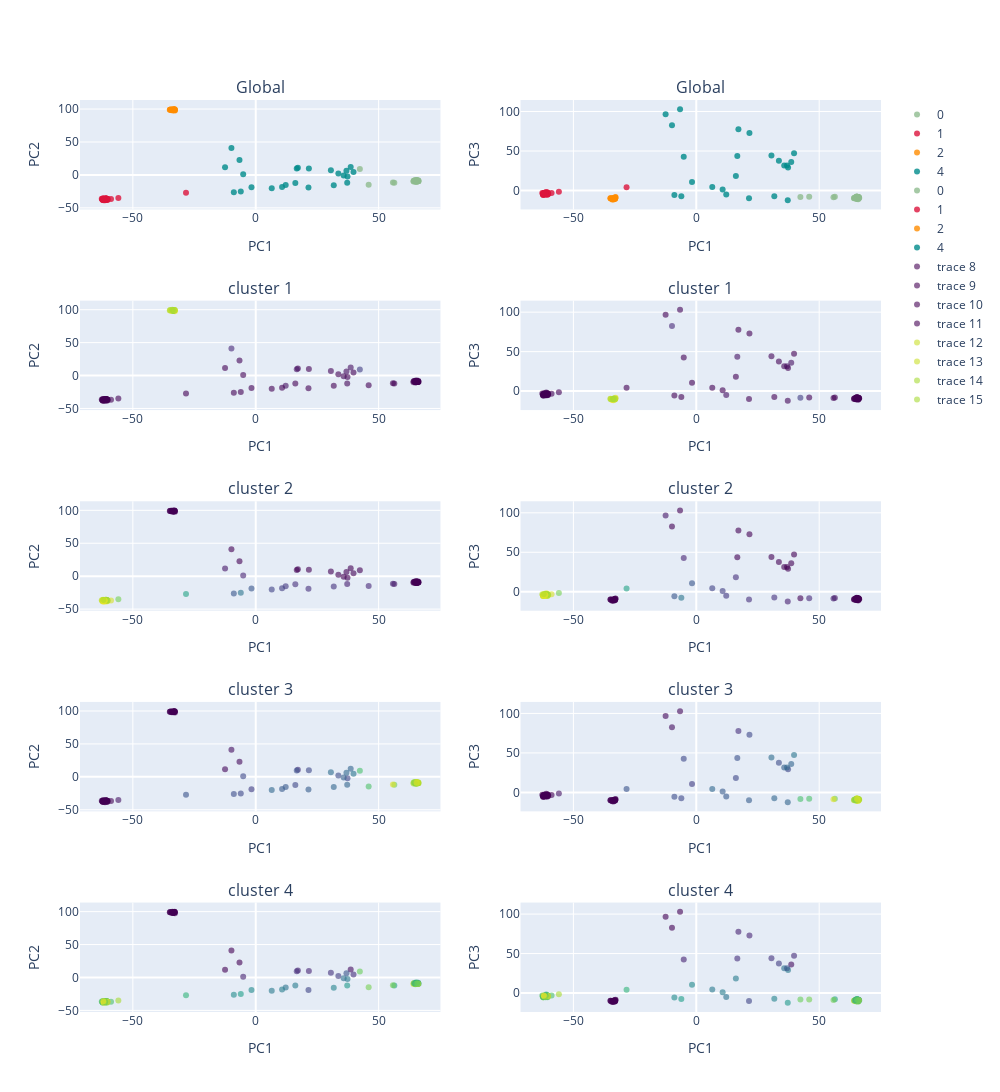

Source (notebook cell):
### Code cell
from plotly import tools
from structure_tools.mstutorial_tools import KDE_pca

KDE_pca(feats= feats,Cameo= Cameo,label_vector= label_vector,Subset= Subset, 
       Col_vec= PCA_color_ref)

### Figure 1 — Plotly figure (JSON) as saved in the notebook; plotly's stock layout.template omitted (floating-point values rounded to 4 significant figures; data arrays with more than 128 entries replaced by an {"elided": "..."} marker saying what was removed)
{"data": [{"marker": {"color": "darkseagreen", "line": {"width": 0}, "opacity": 0.8, "size": 6, "symbol": "circle"}, "mode": "markers", "name": "0", "type": "scatter", "x": [65.57, 65.76, 65.24, 64.88, 64.78, 64.74, 65.84, 65.72, 65.86, 65.27, 65.02, 66.0, 66.05, 64.23, 64.95, 66.06, 65.21, 65.58, 65.48, 65.57, 65.26, 65.42, 65.94, 66.29, 65.21, 65.65, 65.23, 65.09, 64.17, 65.3, 65.48, 66.1, 65.04, 65.3, 66.1, 65.52, 64.95, 64.42, 65.41, 65.91, 56.37, 55.81, 45.94, 42.36], "xaxis": "x", "y": [-9.962, -9.034, -9.598, -9.822, -9.069, -7.992, -9.504, -8.984, -9.563, -8.957, -9.345, -9.582, -9.435, -8.723, -9.12, -9.235, -9.568, -8.481, -9.699, -8.905, -9.293, -9.03, -9.267, -9.379, -8.899, -9.805, -7.856, -9.096, -10.03, -9.556, -7.702, -8.077, -9.34, -10.0, -9.707, -8.619, -10.39, -8.779, -8.979, -8.706, -12.03, -11.63, -14.84, 9.151], "yaxis": "y"}, {"marker": {"color": "crimson", "line": {"width": 0}, "opacity": 0.8, "size": 6, "symbol": "circle"}, "mode": "markers", "name": "1", "type": "scatter", "x": [-60.9, -62.0, -60.86, -61.78, -60.75, -60.35, -61.43, -61.43, -61.2, -62.35, -60.69, -61.07, -62.64, -61.36, -61.04, -61.18, -60.37, -60.6, -62.23, -60.49, -60.58, -61.5, -61.26, -62.02, -62.43, -62.11, -60.96, -60.63, -61.71, -61.32, -62.28, -62.2, -58.88, -61.17, -60.25, -61.46, -61.86, -61.4, -61.4, -62.05, -28.37, -55.9], "xaxis": "x", "y": [-35.91, -36.27, -35.66, -37.04, -36.13, -37.97, -36.65, -37.02, -36.54, -37.04, -38.07, -36.2, -36.38, -37.58, -36.63, -35.73, -36.46, -37.2, -38.25, -36.46, -36.22, -36.52, -36.14, -37.12, -37.18, -35.71, -36.31, -36.16, -36.35, -38.42, -37.64, -36.71, -36.72, -36.77, -36.73, -36.44, -38.29, -37.1, -36.62, -35.96, -27.07, -34.99], "yaxis": "y"}, {"marker": {"color": "darkorange", "line": {"width": 0}, "opacity": 0.8, "size": 6, "symbol": "circle"}, "mode": "markers", "name": "2", "type": "scatter", "x": [-33.02, -33.31, -32.9, -34.14, -33.33, -33.33, -34.23, -32.87, -33.94, -33.11, -34.83, -33.67, -33.25, -33.65, -34.96, -33.16, -33.44, -34.69, -32.99, -33.93], "xaxis": "x", "y": [99.71, 98.64, 99.07, 98.83, 99.24, 98.48, 98.11, 97.67, 98.82, 99.11, 98.99, 98.27, 99.21, 98.04, 98.85, 98.89, 98.29, 99.38, 99.28, 99.74], "yaxis": "y"}, {"marker": {"color": "darkcyan", "line": {"width": 0}, "opacity": 0.8, "size": 6, "symbol": "circle"}, "mode": "markers", "name": "4", "type": "scatter", "x": [-6.613, -9.891, -12.49, -5.109, 30.58, 21.62, 17.14, -8.91, -1.736, 12.18, 33.61, 38.63, 37.33, 16.11, 10.72, 6.505, 16.69, 39.78, 35.77, 37.21, -6.083, 36.9, 31.74, 21.45], "xaxis": "x", "y": [22.75, 40.96, 11.6, 0.9833, 7.074, 9.876, 10.69, -26.18, -18.85, -15.35, 2.13, 12.18, -2.298, -12.22, -18.44, -20.15, 9.562, 4.568, -1.001, -12.0, -25.13, 6.221, -15.59, -19.19], "yaxis": "y"}, {"marker": {"color": "darkseagreen", "line": {"width": 0}, "opacity": 0.8, "size": 6, "symbol": "circle"}, "mode": "markers", "name": "0", "type": "scatter", "x": [65.57, 65.76, 65.24, 64.88, 64.78, 64.74, 65.84, 65.72, 65.86, 65.27, 65.02, 66.0, 66.05, 64.23, 64.95, 66.06, 65.21, 65.58, 65.48, 65.57, 65.26, 65.42, 65.94, 66.29, 65.21, 65.65, 65.23, 65.09, 64.17, 65.3, 65.48, 66.1, 65.04, 65.3, 66.1, 65.52, 64.95, 64.42, 65.41, 65.91, 56.37, 55.81, 45.94, 42.36], "xaxis": "x2", "y": [-9.879, -9.047, -8.909, -9.042, -10.28, -8.59, -11.04, -8.315, -9.685, -9.854, -9.347, -8.689, -8.745, -9.44, -9.253, -8.907, -10.4, -9.364, -9.799, -9.964, -8.052, -7.843, -10.35, -9.409, -10.34, -9.891, -7.739, -8.789, -9.917, -9.213, -7.863, -8.387, -8.857, -9.734, -9.205, -9.941, -9.908, -9.418, -8.299, -9.763, -8.011, -8.707, -8.119, -8.285], "yaxis": "y2"}, {"marker": {"color": "crimson", "line": {"width": 0}, "opacity": 0.8, "size": 6, "symbol": "circle"}, "mode": "markers", "name": "1", "type": "scatter", "x": [-60.9, -62.0, -60.86, -61.78, -60.75, -60.35, -61.43, -61.43, -61.2, -62.35, -60.69, -61.07, -62.64, -61.36, -61.04, -61.18, -60.37, -60.6, -62.23, -60.49, -60.58, -61.5, -61.26, -62.02, -62.43, -62.11, -60.96, -60.63, -61.71, -61.32, -62.28, -62.2, -58.88, -61.17, -60.25, -61.46, -61.86, -61.4, -61.4, -62.05, -28.37, -55.9], "xaxis": "x2", "y": [-4.837, -4.76, -4.221, -2.977, -2.757, -4.871, -3.827, -5.478, -4.04, -5.497, -4.609, -4.103, -3.129, -3.949, -1.86, -4.529, -3.828, -5.28, -3.884, -2.729, -3.333, -4.432, -3.978, -4.396, -4.286, -4.292, -3.665, -3.469, -3.955, -3.957, -5.323, -5.409, -3.193, -2.89, -3.758, -2.863, -3.979, -4.01, -4.584, -3.085, 4.186, -1.533], "yaxis": "y2"}, {"marker": {"color": "darkorange", "line": {"width": 0}, "opacity": 0.8, "size": 6, "symbol": "circle"}, "mode": "markers", "name": "2", "type": "scatter", "x": [-33.02, -33.31, -32.9, -34.14, -33.33, -33.33, -34.23, -32.87, -33.94, -33.11, -34.83, -33.67, -33.25, -33.65, -34.96, -33.16, -33.44, -34.69, -32.99, -33.93], "xaxis": "x2", "y": [-9.759, -10.42, -8.894, -10.83, -9.386, -10.16, -11.37, -8.403, -9.747, -10.72, -9.929, -11.48, -9.942, -9.723, -9.808, -9.976, -9.71, -10.03, -10.02, -10.27], "yaxis": "y2"}, {"marker": {"color": "darkcyan", "line": {"width": 0}, "opacity": 0.8, "size": 6, "symbol": "circle"}, "mode": "markers", "name": "4", "type": "scatter", "x": [-6.613, -9.891, -12.49, -5.109, 30.58, 21.62, 17.14, -8.91, -1.736, 12.18, 33.61, 38.63, 37.33, 16.11, 10.72, 6.505, 16.69, 39.78, 35.77, 37.21, -6.083, 36.9, 31.74, 21.45], "xaxis": "x2", "y": [102.9, 82.6, 96.64, 42.6, 44.16, 72.9, 77.65, -5.673, 10.6, -5.072, 37.55, 36.04, 29.23, 18.26, 1.09, 4.336, 43.67, 47.2, 31.47, -12.35, -7.451, 31.48, -7.368, -9.955], "yaxis": "y2"}, {"marker": {"color": {"elided": "130 float values"}, "colorscale": [[0, "#440154"], [0.1111, "#482878"], [0.2222, "#3e4989"], [0.3333, "#31688e"], [0.4444, "#26828e"], [0.5556, "#1f9e89"], [0.6667, "#35b779"], [0.7778, "#6ece58"], [0.8889, "#b5de2b"], [1, "#fde725"]], "line": {"width": 0}, "opacity": 0.6, "size": 6, "symbol": "circle"}, "mode": "markers", "type": "scatter", "x": {"elided": "130 float values"}, "xaxis": "x3", "y": {"elided": "130 float values"}, "yaxis": "y3"}, {"marker": {"color": {"elided": "130 float values"}, "colorscale": [[0, "#440154"], [0.1111, "#482878"], [0.2222, "#3e4989"], [0.3333, "#31688e"], [0.4444, "#26828e"], [0.5556, "#1f9e89"], [0.6667, "#35b779"], [0.7778, "#6ece58"], [0.8889, "#b5de2b"], [1, "#fde725"]], "line": {"width": 0}, "opacity": 0.6, "size": 6, "symbol": "circle"}, "mode": "markers", "type": "scatter", "x": {"elided": "130 float values"}, "xaxis": "x4", "y": {"elided": "130 float values"}, "yaxis": "y4"}, {"marker": {"color": {"elided": "130 float values"}, "colorscale": [[0, "#440154"], [0.1111, "#482878"], [0.2222, "#3e4989"], [0.3333, "#31688e"], [0.4444, "#26828e"], [0.5556, "#1f9e89"], [0.6667, "#35b779"], [0.7778, "#6ece58"], [0.8889, "#b5de2b"], [1, "#fde725"]], "line": {"width": 0}, "opacity": 0.6, "size": 6, "symbol": "circle"}, "mode": "markers", "type": "scatter", "x": {"elided": "130 float values"}, "xaxis": "x5", "y": {"elided": "130 float values"}, "yaxis": "y5"}, {"marker": {"color": {"elided": "130 float values"}, "colorscale": [[0, "#440154"], [0.1111, "#482878"], [0.2222, "#3e4989"], [0.3333, "#31688e"], [0.4444, "#26828e"], [0.5556, "#1f9e89"], [0.6667, "#35b779"], [0.7778, "#6ece58"], [0.8889, "#b5de2b"], [1, "#fde725"]], "line": {"width": 0}, "opacity": 0.6, "size": 6, "symbol": "circle"}, "mode": "markers", "type": "scatter", "x": {"elided": "130 float values"}, "xaxis": "x6", "y": {"elided": "130 float values"}, "yaxis": "y6"}, {"marker": {"color": {"elided": "130 float values"}, "colorscale": [[0, "#440154"], [0.1111, "#482878"], [0.2222, "#3e4989"], [0.3333, "#31688e"], [0.4444, "#26828e"], [0.5556, "#1f9e89"], [0.6667, "#35b779"], [0.7778, "#6ece58"], [0.8889, "#b5de2b"], [1, "#fde725"]], "line": {"width": 0}, "opacity": 0.6, "size": 6, "symbol": "circle"}, "mode": "markers", "type": "scatter", "x": {"elided": "130 float values"}, "xaxis": "x7", "y": {"elided": "130 float values"}, "yaxis": "y7"}, {"marker": {"color": {"elided": "130 float values"}, "colorscale": [[0, "#440154"], [0.1111, "#482878"], [0.2222, "#3e4989"], [0.3333, "#31688e"], [0.4444, "#26828e"], [0.5556, "#1f9e89"], [0.6667, "#35b779"], [0.7778, "#6ece58"], [0.8889, "#b5de2b"], [1, "#fde725"]], "line": {"width": 0}, "opacity": 0.6, "size": 6, "symbol": "circle"}, "mode": "markers", "type": "scatter", "x": {"elided": "130 float values"}, "xaxis": "x8", "y": {"elided": "130 float values"}, "yaxis": "y8"}, {"marker": {"color": {"elided": "130 float values"}, "colorscale": [[0, "#440154"], [0.1111, "#482878"], [0.2222, "#3e4989"], [0.3333, "#31688e"], [0.4444, "#26828e"], [0.5556, "#1f9e89"], [0.6667, "#35b779"], [0.7778, "#6ece58"], [0.8889, "#b5de2b"], [1, "#fde725"]], "line": {"width": 0}, "opacity": 0.6, "size": 6, "symbol": "circle"}, "mode": "markers", "type": "scatter", "x": {"elided": "130 float values"}, "xaxis": "x9", "y": {"elided": "130 float values"}, "yaxis": "y9"}, {"marker": {"color": {"elided": "130 float values"}, "colorscale": [[0, "#440154"], [0.1111, "#482878"], [0.2222, "#3e4989"], [0.3333, "#31688e"], [0.4444, "#26828e"], [0.5556, "#1f9e89"], [0.6667, "#35b779"], [0.7778, "#6ece58"], [0.8889, "#b5de2b"], [1, "#fde725"]], "line": {"width": 0}, "opacity": 0.6, "size": 6, "symbol": "circle"}, "mode": "markers", "type": "scatter", "x": {"elided": "130 float values"}, "xaxis": "x10", "y": {"elided": "130 float values"}, "yaxis": "y10"}], "layout": {"annotations": [{"font": {"size": 16}, "showarrow": false, "text": "Global", "x": 0.225, "xanchor": "center", "xref": "paper", "y": 1, "yanchor": "bottom", "yref": "paper"}, {"font": {"size": 16}, "showarrow": false, "text": "Global", "x": 0.775, "xanchor": "center", "xref": "paper", "y": 1, "yanchor": "bottom", "yref": "paper"}, {"font": {"size": 16}, "showarrow": false, "text": "cluster 1", "x": 0.225, "xanchor": "center", "xref": "paper", "y": 0.78, "yanchor": "bottom", "yref": "paper"}, {"font": {"size": 16}, "showarrow": false, "text": "cluster 1", "x": 0.775, "xanchor": "center", "xref": "paper", "y": 0.78, "yanchor": "bottom", "yref": "paper"}, {"font": {"size": 16}, "showarrow": false, "text": "cluster 2", "x": 0.225, "xanchor": "center", "xref": "paper", "y": 0.56, "yanchor": "bottom", "yref": "paper"}, {"font": {"size": 16}, "showarrow": false, "text": "cluster 2", "x": 0.775, "xanchor": "center", "xref": "paper", "y": 0.56, "yanchor": "bottom", "yref": "paper"}, {"font": {"size": 16}, "showarrow": false, "text": "cluster 3", "x": 0.225, "xanchor": "center", "xref": "paper", "y": 0.34, "yanchor": "bottom", "yref": "paper"}, {"font": {"size": 16}, "showarrow": false, "text": "cluster 3", "x": 0.775, "xanchor": "center", "xref": "paper", "y": 0.34, "yanchor": "bottom", "yref": "paper"}, {"font": {"size": 16}, "showarrow": false, "text": "cluster 4", "x": 0.225, "xanchor": "center", "xref": "paper", "y": 0.12, "yanchor": "bottom", "yref": "paper"}, {"font": {"size": 16}, "showarrow": false, "text": "cluster 4", "x": 0.775, "xanchor": "center", "xref": "paper", "y": 0.12, "yanchor": "bottom", "yref": "paper"}], "height": 2000, "width": 1000, "xaxis": {"anchor": "y", "domain": [0, 0.45], "title": {"text": "PC1"}}, "xaxis10": {"anchor": "y10", "domain": [0.55, 1], "title": {"text": "PC1"}}, "xaxis2": {"anchor": "y2", "domain": [0.55, 1], "title": {"text": "PC1"}}, "xaxis3": {"anchor": "y3", "domain": [0, 0.45], "title": {"text": "PC1"}}, "xaxis4": {"anchor": "y4", "domain": [0.55, 1], "title": {"text": "PC1"}}, "xaxis5": {"anchor": "y5", "domain": [0, 0.45], "title": {"text": "PC1"}}, "xaxis6": {"anchor": "y6", "domain": [0.55, 1], "title": {"text": "PC1"}}, "xaxis7": {"anchor": "y7", "domain": [0, 0.45], "title": {"text": "PC1"}}, "xaxis8": {"anchor": "y8", "domain": [0.55, 1], "title": {"text": "PC1"}}, "xaxis9": {"anchor": "y9", "domain": [0, 0.45], "title": {"text": "PC1"}}, "yaxis": {"anchor": "x", "domain": [0.88, 1], "title": {"text": "PC2"}}, "yaxis10": {"anchor": "x10", "domain": [0, 0.12], "title": {"text": "PC3"}}, "yaxis2": {"anchor": "x2", "domain": [0.88, 1], "title": {"text": "PC3"}}, "yaxis3": {"anchor": "x3", "domain": [0.66, 0.78], "title": {"text": "PC2"}}, "yaxis4": {"anchor": "x4", "domain": [0.66, 0.78], "title": {"text": "PC3"}}, "yaxis5": {"anchor": "x5", "domain": [0.44, 0.56], "title": {"text": "PC2"}}, "yaxis6": {"anchor": "x6", "domain": [0.44, 0.56], "title": {"text": "PC3"}}, "yaxis7": {"anchor": "x7", "domain": [0.22, 0.34], "title": {"text": "PC2"}}, "yaxis8": {"anchor": "x8", "domain": [0.22, 0.34], "title": {"text": "PC3"}}, "yaxis9": {"anchor": "x9", "domain": [0, 0.12], "title": {"text": "PC2"}}}}
